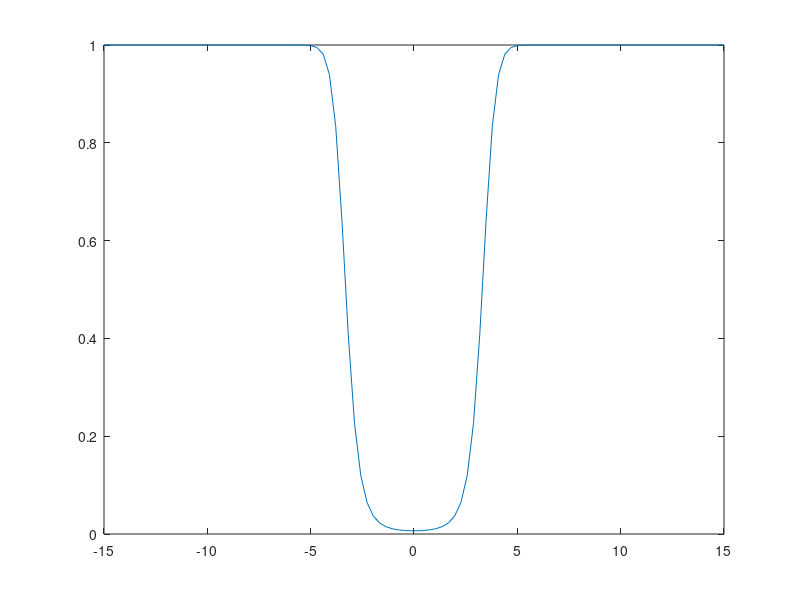

This chart was generated by the following MATLAB code:
ns = 10;
sig_values=linspace(2,10.0,ns)';
nd = 100;
denvalues = linspace(-15,15,nd)';
f = zeros(nd,1);
for i = 1:ns;
    f = f+normpdf(denvalues,0,sig_values(i));
end;
f = f/ns;
f1 = normpdf(denvalues,0,1);
f2 = 0.97*f1 + 0.03*f;
plot(denvalues,[f f1 f2]);

% Posterior probabilities
p2 = (.03*f)./f2;
plot(denvalues,p2);
